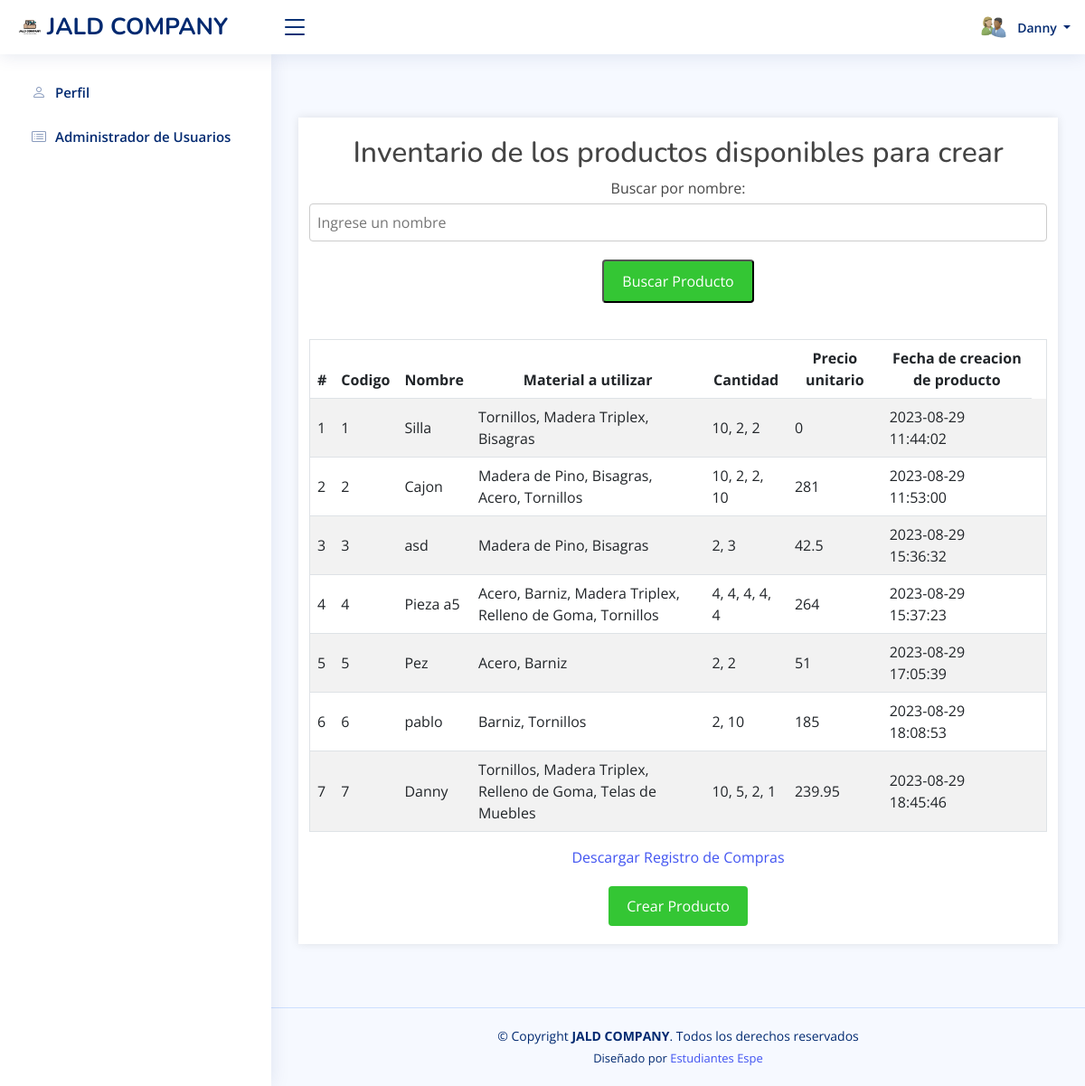
Before: /ProyectoTercerParcial/php/ver_inventario.php (signed in) with the older database file.
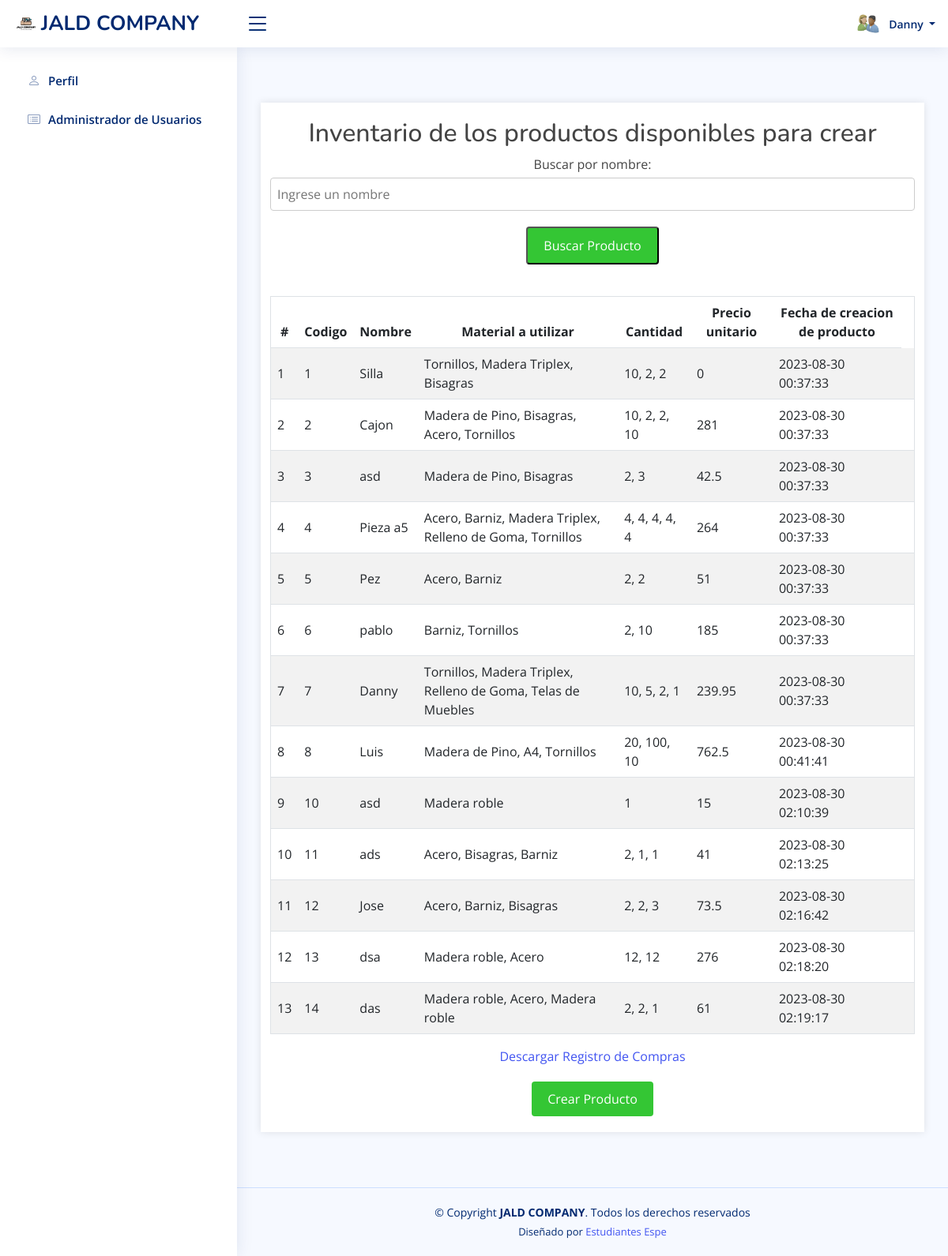
After: the same page with the newer database file.
### tables this page shows
CREATE TABLE `inventario_produccion` (
  `id_producto` int(11) NOT NULL,
  `nombre_producto` varchar(255) NOT NULL,
  `nombre_material` varchar(255) NOT NULL,
  `cantidad` varchar(255) NOT NULL,
  `fecha` datetime NOT NULL DEFAULT current_timestamp() ON UPDATE current_timestamp(),
  `cantidad_cad` int(11) NOT NULL,
  `precio` double NOT NULL,
  `precio_total` double NOT NULL
);

### ProyectoTercerParcial/php/ver_inventario.php (the view, shortened to what this page needs)
<?php
include('dbconnection.php');
?>
<!DOCTYPE html>
<html lang="en">
<head>
  <link rel="stylesheet" href="../css/estilo_productos.css">
  <link href="../vendor/bootstrap/css/bootstrap.min.css" rel="stylesheet">
  <link href="../vendor/bootstrap-icons/bootstrap-icons.css" rel="stylesheet">
  <link href="../vendor/boxicons/css/boxicons.min.css" rel="stylesheet">
  <link href="../vendor/quill/quill.snow.css" rel="stylesheet">
  <link href="../vendor/quill/quill.bubble.css" rel="stylesheet">
  <link href="../vendor/remixicon/remixicon.css" rel="stylesheet">
  <link href="../vendor/simple-datatables/style.css" rel="stylesheet">
  <link href="../css/stylebootstrap.css" rel="stylesheet">
</head>
<body>
  <header id="header" class="header fixed-top d-flex align-items-center">
    <div class="d-flex align-items-center justify-content-between">
      <a href="indexAdministrador.php" class="logo d-flex align-items-center">
        <img src="../img/logo.png" alt="">
        <span class="d-none d-lg-block">JALD COMPANY</span>
      </a>
      <i class="bi bi-list toggle-sidebar-btn"></i>
    </div>
    <nav class="header-nav ms-auto">
      <ul class="d-flex align-items-center">
        <li class="nav-item dropdown pe-3">
          <a class="nav-link nav-profile d-flex align-items-center pe-0" href="#" data-bs-toggle="dropdown">
            <img src="../img/profile-img.jpg" alt="Profile" class="rounded-circle">
            <span class="d-none d-md-block dropdown-toggle ps-2">
                <?php
                echo $_SESSION["nombre"];
                ?>
            </span>
          </a>
        </li>
      </ul>
    </nav>
  </header>
  <aside id="sidebar" class="sidebar">
    <ul class="sidebar-nav" id="sidebar-nav">
          <li class="nav-item">
              <a class="nav-link collapsed" href="users-profile.php">
                  <i class="bi bi-person"></i>
                  <span>Perfil</span>
              </a>
          </li>
          <?php if($_SESSION["id_cargo"]==1 or $_SESSION["id_cargo"] == 5 || strpos($_SESSION["roles"], '1') !== false or strpos($_SESSION["roles"], '5') !== false):?>
              <li class="nav-item">
                  <a class="nav-link collapsed" href="usersCrud.php">
                      <i class="bi bi-card-list"></i>
                      <span>Administrador de Usuarios</span>
                  </a>
              </li>
          <?php endif; ?>
      </ul>
  </aside>
  <main id="main" class="main">
  <div class="container">
<h2>Inventario de los productos disponibles para crear</h2>
<table>
<form method="GET">
    <label for="nombre">Buscar por nombre: </label>
    <input type="text" name="nombre" id="nombre" placeholder="Ingrese un nombre">
    <button type="submit" class="create-product-btn">Buscar Producto</button>
</form>
<table class="table table-striped table-hover">
                    <thead>
                        <tr>
                            <th>#</th>
                            <th>Codigo </th>
                            <th>Nombre </th>
                            <th>Material a utilizar</th>
                            <th>Cantidad </th>
                            <th>Precio unitario </th>
                            <th>Fecha de creacion de producto</th>
                        </tr>
                    </thead>
                    <tbody>
                        <?php
                        $filtro = "";
          $consulta = "SELECT * FROM inventario_produccion" . $filtro;
            $ret = mysqli_query($con, $consulta);
       $cnt = 1;
               $row = mysqli_num_rows($ret);
                        if ($row > 0) {
                            while ($row = mysqli_fetch_array($ret)) {
                        ?>
                                <tr class="<?php echo $fila_clase; ?>">
                                    <td><?php echo $cnt; ?></td>
                                    <td><?php echo $row['id_producto']; ?></td>
                                    <td><?php echo $row['nombre_producto']; ?>
                                    <td><?php echo $row['nombre_material']; ?>
                                    <td><?php echo $row['cantidad']; ?></td>
                                    <td><?php echo $row['precio']; ?></td>
                                    <td><?php echo $row['fecha'];?></td>
                                    <td>
                                    </td>
                                </tr>
                        <?php
                                $cnt = $cnt + 1;
                            }
                        } else {
                        ?>
                            <tr>
                                <th style="text-align:center; color:red;" colspan="6">No hay productos registrados </th>
                            </tr>
                        <?php } ?>
                    </tbody>
                </table>
<a href="generar_csv.php" class="download-link">Descargar Registro de Compras</a>
<a href="index_despacho.php" class="create-product-btn">Crear Producto</a>
</div>
  </main>
  <footer id="footer" class="footer">
    <div class="copyright">
      &copy; Copyright <strong><span>JALD COMPANY</span></strong>. Todos los derechos reservados
    </div>
    <div class="credits">
      Diseñado por <a href="https://www.espe.edu.ec/">Estudiantes Espe</a>
    </div>
  </footer>
</body>
</html>

### ProyectoTercerParcial/css/estilo_productos.css (style rules this page uses)
body { font-family: Arial, sans-serif; background-color: #f4f4f4; margin: 0; padding: 0; }
.container { width: 100%; max-width: 600px; margin: 50px auto; padding: 20px; background-color: #fff; box-shadow: 0 0 10px rgba(0, 0, 0, 0.1); display: flex; flex-direction: column; align-items: center; }
h2 { text-align: center; margin-bottom: 20px; width: 100%; }
label { display: block; margin-bottom: 5px; }
input[type="text"], input[type="number"] { width: 100%; padding: 8px; border: 1px solid #ccc; border-radius: 4px; }
table { width: 100%; border-collapse: collapse; margin-top: 20px; }
table, th, td { border: 1px solid #ddd; }
th, td { padding: 8px 12px; text-align: left; }
th { background-color: #f2f2f2; }
.view-inventory-btn, .create-product-btn, .materials-btn { display: inline-block; margin-top: 20px; padding: 10px 20px; color: white; text-decoration: none; border-radius: 4px; transition: background-color 0.3s ease; }
.create-product-btn { background-color: #34c634; }
table form { display: flex; flex-direction: column; align-items: center; }
table th { padding: 10px; text-align: center; }
table td { padding: 10px; vertical-align: middle; }

Changed rows visible on the page:
changed inventario_produccion "Silla": fecha "2023-08-29 11:44:02" → "2023-08-30 00:37:33"
changed inventario_produccion "Cajon": fecha "2023-08-29 11:53:00" → "2023-08-30 00:37:33"
changed inventario_produccion "Madera de Pino, Bisagras": fecha "2023-08-29 15:36:32" → "2023-08-30 00:37:33"
changed inventario_produccion "Pieza a5": fecha "2023-08-29 15:37:23" → "2023-08-30 00:37:33"
changed inventario_produccion "Pez": fecha "2023-08-29 17:05:39" → "2023-08-30 00:37:33"
changed inventario_produccion "pablo": fecha "2023-08-29 18:08:53" → "2023-08-30 00:37:33"
changed inventario_produccion "Danny": fecha "2023-08-29 18:45:46" → "2023-08-30 00:37:33"
added inventario_produccion: id_producto "8", nombre_producto "Luis", nombre_material "Madera de Pino, A4, Tornillos", cantidad "20, 100, 10", precio "762.5", fecha "2023-08-30 00:41:41"
added inventario_produccion: id_producto "10", nombre_producto "asd", nombre_material "Madera roble", cantidad "1", precio "15", fecha "2023-08-30 02:10:39"
added inventario_produccion: id_producto "11", nombre_producto "ads", nombre_material "Acero, Bisagras, Barniz", cantidad "2, 1, 1", precio "41", fecha "2023-08-30 02:13:25"
added inventario_produccion: id_producto "12", nombre_producto "Jose", nombre_material "Acero, Barniz, Bisagras", cantidad "2, 2, 3", precio "73.5", fecha "2023-08-30 02:16:42"
added inventario_produccion: id_producto "13", nombre_producto "dsa", nombre_material "Madera roble, Acero", cantidad "12, 12", precio "276", fecha "2023-08-30 02:18:20"
added inventario_produccion: id_producto "14", nombre_producto "das", nombre_material "Madera roble, Acero, Madera roble", cantidad "2, 2, 1", precio "61", fecha "2023-08-30 02:19:17"
